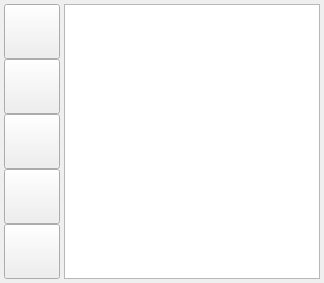
<?xml version="1.0" encoding="UTF-8"?>
<ui version="4.0">
 <class>MainMenuWidget</class>
 <widget class="QWidget" name="MainMenuWidget">
  <property name="geometry">
   <rect>
    <x>0</x>
    <y>0</y>
    <width>324</width>
    <height>283</height>
   </rect>
  </property>
  <layout class="QGridLayout" name="gridLayout">
   <property name="leftMargin">
    <number>4</number>
   </property>
   <property name="topMargin">
    <number>4</number>
   </property>
   <property name="rightMargin">
    <number>4</number>
   </property>
   <property name="bottomMargin">
    <number>4</number>
   </property>
   <property name="horizontalSpacing">
    <number>4</number>
   </property>
   <property name="verticalSpacing">
    <number>0</number>
   </property>
   <item row="0" column="0">
    <widget class="QToolButton" name="toolButton_newProject">
     <property name="toolTip">
      <string>New Project</string>
     </property>
     <property name="icon">
      <iconset resource="../resources/resources.qrc">
       <normaloff>:/images/document-new.svg</normaloff>:/images/document-new.svg</iconset>
     </property>
     <property name="iconSize">
      <size>
       <width>48</width>
       <height>48</height>
      </size>
     </property>
    </widget>
   </item>
   <item row="0" column="1" rowspan="5">
    <widget class="QListView" name="listView">
     <property name="editTriggers">
      <set>QAbstractItemView::NoEditTriggers</set>
     </property>
     <property name="alternatingRowColors">
      <bool>true</bool>
     </property>
     <property name="iconSize">
      <size>
       <width>22</width>
       <height>22</height>
      </size>
     </property>
     <property name="textElideMode">
      <enum>Qt::ElideMiddle</enum>
     </property>
    </widget>
   </item>
   <item row="1" column="0">
    <widget class="QToolButton" name="toolButton_openProject">
     <property name="toolTip">
      <string>Open Project</string>
     </property>
     <property name="icon">
      <iconset resource="../resources/resources.qrc">
       <normaloff>:/images/document-open.svg</normaloff>:/images/document-open.svg</iconset>
     </property>
     <property name="iconSize">
      <size>
       <width>48</width>
       <height>48</height>
      </size>
     </property>
    </widget>
   </item>
   <item row="2" column="0">
    <widget class="QToolButton" name="toolButton_closeProject">
     <property name="toolTip">
      <string>Close current project</string>
     </property>
     <property name="icon">
      <iconset resource="../resources/resources.qrc">
       <normaloff>:/images/document-close.svg</normaloff>:/images/document-close.svg</iconset>
     </property>
     <property name="iconSize">
      <size>
       <width>48</width>
       <height>48</height>
      </size>
     </property>
    </widget>
   </item>
   <item row="3" column="0">
    <widget class="QToolButton" name="toolButton_configure">
     <property name="toolTip">
      <string>Configure</string>
     </property>
     <property name="icon">
      <iconset resource="../resources/resources.qrc">
       <normaloff>:/images/configure.svg</normaloff>:/images/configure.svg</iconset>
     </property>
     <property name="iconSize">
      <size>
       <width>48</width>
       <height>48</height>
      </size>
     </property>
    </widget>
   </item>
   <item row="4" column="0">
    <widget class="QToolButton" name="toolButton_help">
     <property name="toolTip">
      <string>Help</string>
     </property>
     <property name="icon">
      <iconset resource="../resources/resources.qrc">
       <normaloff>:/images/help-about.svg</normaloff>:/images/help-about.svg</iconset>
     </property>
     <property name="iconSize">
      <size>
       <width>48</width>
       <height>48</height>
      </size>
     </property>
    </widget>
   </item>
  </layout>
 </widget>
 <resources>
  <include location="../resources/resources.qrc"/>
 </resources>
 <connections/>
 <slots>
  <signal>projectNew()</signal>
  <signal>projectOpen()</signal>
  <signal>projectClose()</signal>
  <signal>configure()</signal>
  <signal>help()</signal>
  <signal>exit()</signal>
 </slots>
</ui>
